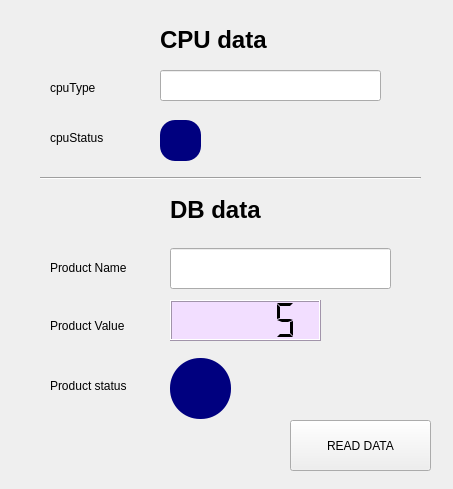
<?xml version="1.0" encoding="UTF-8"?>
<ui version="4.0">
 <class>scadaTestForm</class>
 <widget class="QWidget" name="scadaTestForm">
  <property name="geometry">
   <rect>
    <x>0</x>
    <y>0</y>
    <width>453</width>
    <height>489</height>
   </rect>
  </property>
  <property name="windowTitle">
   <string>scadaTest</string>
  </property>
  <property name="styleSheet">
   <string notr="true"/>
  </property>
  <widget class="QLabel" name="label">
   <property name="geometry">
    <rect>
     <x>160</x>
     <y>20</y>
     <width>121</width>
     <height>41</height>
    </rect>
   </property>
   <property name="text">
    <string>&lt;html&gt;&lt;head/&gt;&lt;body&gt;&lt;p&gt;&lt;span style=&quot; font-size:18pt; font-weight:600;&quot;&gt;CPU data&lt;/span&gt;&lt;/p&gt;&lt;/body&gt;&lt;/html&gt;</string>
   </property>
  </widget>
  <widget class="QPushButton" name="btnRead">
   <property name="geometry">
    <rect>
     <x>290</x>
     <y>420</y>
     <width>141</width>
     <height>51</height>
    </rect>
   </property>
   <property name="text">
    <string>READ DATA</string>
   </property>
  </widget>
  <widget class="QLineEdit" name="txtName">
   <property name="geometry">
    <rect>
     <x>170</x>
     <y>248</y>
     <width>221</width>
     <height>41</height>
    </rect>
   </property>
  </widget>
  <widget class="QLabel" name="label_2">
   <property name="geometry">
    <rect>
     <x>50</x>
     <y>260</y>
     <width>81</width>
     <height>16</height>
    </rect>
   </property>
   <property name="text">
    <string>Product Name</string>
   </property>
  </widget>
  <widget class="QLabel" name="label_3">
   <property name="geometry">
    <rect>
     <x>50</x>
     <y>318</y>
     <width>91</width>
     <height>16</height>
    </rect>
   </property>
   <property name="text">
    <string>Product Value</string>
   </property>
  </widget>
  <widget class="QLabel" name="label_4">
   <property name="geometry">
    <rect>
     <x>50</x>
     <y>378</y>
     <width>91</width>
     <height>16</height>
    </rect>
   </property>
   <property name="text">
    <string>Product status</string>
   </property>
  </widget>
  <widget class="QGraphicsView" name="ledStatus">
   <property name="geometry">
    <rect>
     <x>170</x>
     <y>358</y>
     <width>61</width>
     <height>61</height>
    </rect>
   </property>
   <property name="styleSheet">
    <string notr="true">background-color: rgb(0, 0, 127);
border-radius:30px;
</string>
   </property>
  </widget>
  <widget class="QLCDNumber" name="lcdValue">
   <property name="geometry">
    <rect>
     <x>170</x>
     <y>300</y>
     <width>151</width>
     <height>41</height>
    </rect>
   </property>
   <property name="font">
    <font>
     <family>Arial</family>
     <weight>75</weight>
     <bold>true</bold>
    </font>
   </property>
   <property name="styleSheet">
    <string notr="true">background-color: rgb(242, 222, 255);
color: rgb(0, 0, 0);</string>
   </property>
   <property name="segmentStyle">
    <enum>QLCDNumber::Flat</enum>
   </property>
   <property name="intValue" stdset="0">
    <number>5</number>
   </property>
  </widget>
  <widget class="QLabel" name="label_5">
   <property name="geometry">
    <rect>
     <x>50</x>
     <y>80</y>
     <width>81</width>
     <height>16</height>
    </rect>
   </property>
   <property name="text">
    <string>cpuType</string>
   </property>
  </widget>
  <widget class="QLineEdit" name="txtCpuType">
   <property name="geometry">
    <rect>
     <x>160</x>
     <y>70</y>
     <width>221</width>
     <height>31</height>
    </rect>
   </property>
  </widget>
  <widget class="QGraphicsView" name="ledCpuStatus">
   <property name="geometry">
    <rect>
     <x>160</x>
     <y>120</y>
     <width>41</width>
     <height>41</height>
    </rect>
   </property>
   <property name="styleSheet">
    <string notr="true">background-color: rgb(0, 0, 127);
border-radius:15px;
</string>
   </property>
  </widget>
  <widget class="QLabel" name="label_6">
   <property name="geometry">
    <rect>
     <x>50</x>
     <y>130</y>
     <width>81</width>
     <height>16</height>
    </rect>
   </property>
   <property name="text">
    <string>cpuStatus</string>
   </property>
  </widget>
  <widget class="QLabel" name="label_7">
   <property name="geometry">
    <rect>
     <x>170</x>
     <y>190</y>
     <width>101</width>
     <height>41</height>
    </rect>
   </property>
   <property name="text">
    <string>&lt;html&gt;&lt;head/&gt;&lt;body&gt;&lt;p&gt;&lt;span style=&quot; font-size:18pt; font-weight:600;&quot;&gt;DB data &lt;/span&gt;&lt;/p&gt;&lt;/body&gt;&lt;/html&gt;</string>
   </property>
  </widget>
  <widget class="Line" name="line">
   <property name="geometry">
    <rect>
     <x>40</x>
     <y>170</y>
     <width>381</width>
     <height>16</height>
    </rect>
   </property>
   <property name="orientation">
    <enum>Qt::Horizontal</enum>
   </property>
  </widget>
 </widget>
 <resources>
  <include location="../../AR_DGR/FormaciónProgramacionGeneral/PY/SCADA/assets/img/imagenfondo.qrc"/>
 </resources>
 <connections/>
</ui>
